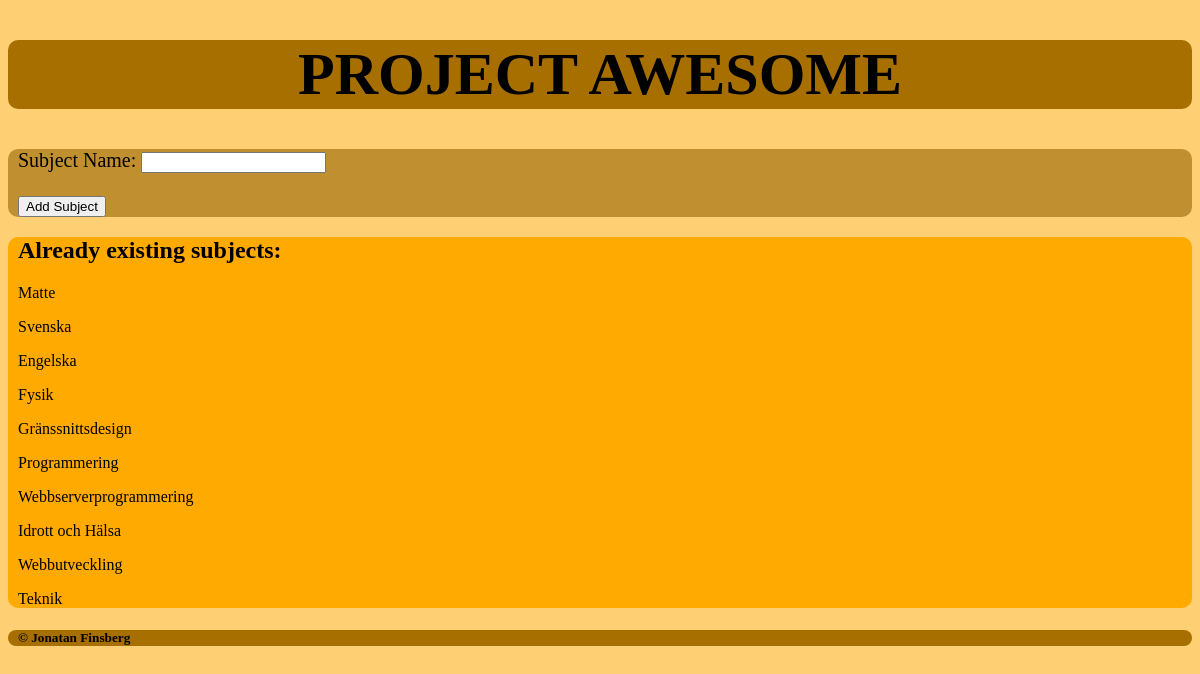
The page /add_subject.php on the database its author committed.
### tables this page shows
CREATE TABLE IF NOT EXISTS `subjects` (
  `id` int(11) NOT NULL AUTO_INCREMENT,
  `name` varchar(32) NOT NULL,
  PRIMARY KEY (`id`)
);

### add_subject.php (the view, shortened to what this page needs)
<!DOCTYPE html>
<html>
	<head>
		<link rel="stylesheet" type="text/css" href="style.css"/>
	</head>
<body>
	<header id="header">
		<h1><a href="index.php">PROJECT AWESOME</a></h1>
	</header>
<?php
	$host     = "localhost";
	$dbname   = "project_awesome";
	$username = "project_awesome";
	$password = "awepro";
	$dsn = "mysql:host=$host;dbname=$dbname";
	$attr = array(PDO::ATTR_DEFAULT_FETCH_MODE => PDO::FETCH_ASSOC);
	$pdo = new PDO($dsn, $username, $password, $attr);
	if($pdo)
	{
		?>
		<form action="index.php" method="POST" id="addSubjectForm">
			<p>
				<label for="subject_name">Subject Name: </label>
				<input type="text" name="subject_name" />
			</p>
			<div>
				<input type="submit" value="Add Subject" class="submitButton"/>
			</div>
		</form>
		<nav id="existingSubjects">
			<h2>Already existing subjects:</h2>
			<?php
			foreach ($pdo->query("SELECT subjects.* FROM subjects") as $row)
			{
				echo "<p>{$row['name']}</p>";
			}
		?>
		</nav>
		<?php
	}
	else
	{
		print_r($sum_statement->errorInfo());
	}
?>
	<footer id="footer">
		<h5> &copy Jonatan Finsberg</h5>
	</footer>
</body>
</html>

### style.css (style rules this page uses)
#header { background-color: #a66f00; font-size: 30px; text-align: center; border-radius: 10px; }
#header a { text-decoration: none; color: black; }
#footer { background-color: #a66f00; border-radius: 10px; text-indent: 10px; }
html { background-color: #ffd073; }
#addSubjectForm { background-color: #bf8f30; font-size: 20px; border-radius: 10px; background-position: center; text-indent: 10px; }
#existingSubjects { background-color: #ffaa00; background-position: center; border-radius: 10px; text-indent: 10px; }
.submitButton { text-align: right; }

### rows shown on the page
subjects: name "Matte"
subjects: name "Svenska"
subjects: name "Engelska"
subjects: name "Fysik"
subjects: name "Gränssnittsdesign"
subjects: name "Programmering"
subjects: name "Webbserverprogrammering"
subjects: name "Idrott och Hälsa"
subjects: name "Webbutveckling"
subjects: name "Teknik"
